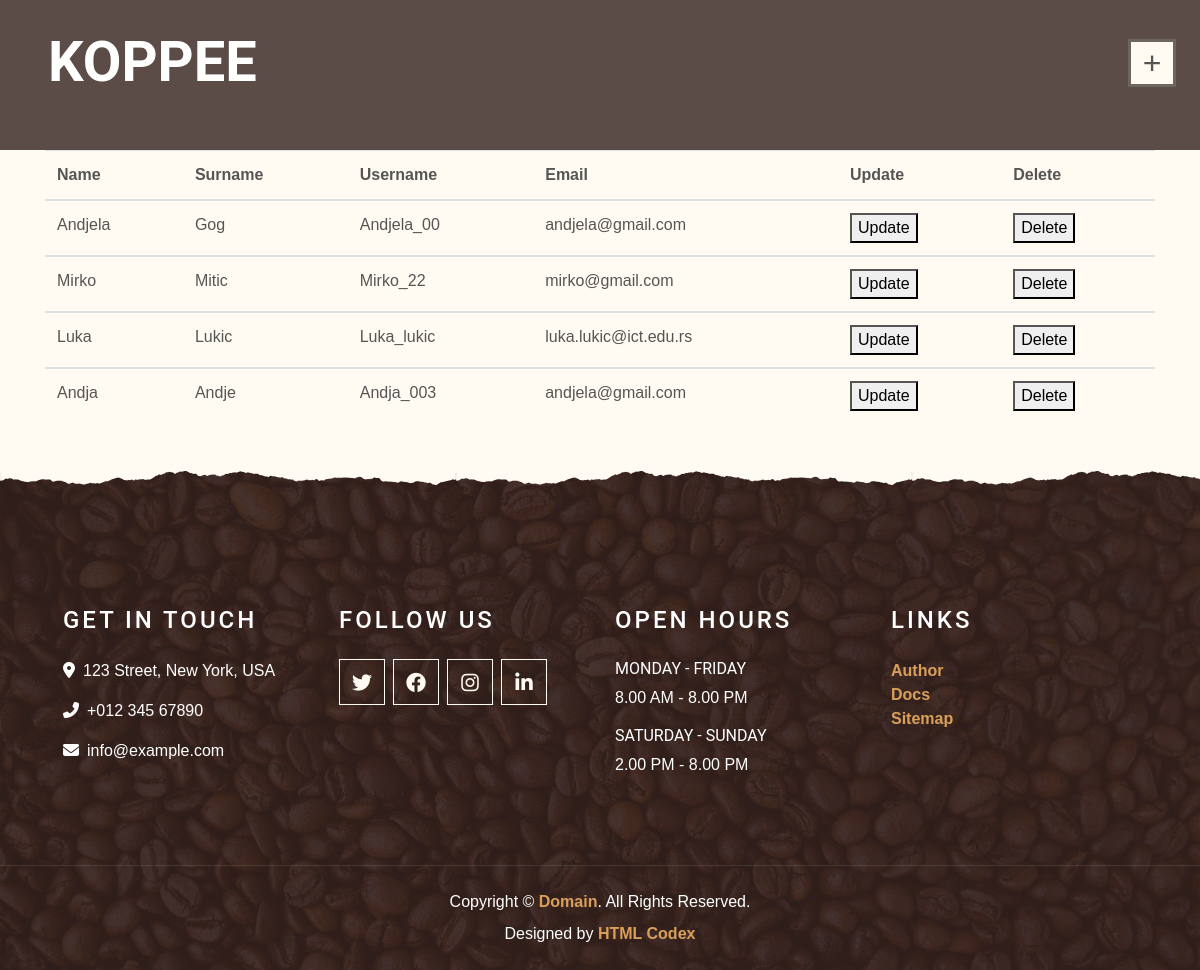
/korisnici.php, run on the app's committed database.
### tables this page shows
CREATE TABLE `korisnik` (
  `idKorisnik` int(11) NOT NULL,
  `ime` varchar(50) NOT NULL,
  `prezime` varchar(50) NOT NULL,
  `username` varchar(50) NOT NULL,
  `email` varchar(50) NOT NULL,
  `lozinka` varchar(50) NOT NULL,
  `uloga` varchar(50) NOT NULL,
  `aktivan` int(11) NOT NULL
);

### korisnici.php (the view, shortened to what this page needs)
<!DOCTYPE html>
<html lang="en">
<?php
include "head.php";
?>
<body>
      <div id='navbar' class="container-fluid p-4 nav-bar">
        <a href="index.php" class="navbar-brand px-lg-4 m-0">
            <h1 class="m-0 display-4 text-uppercase text-white">KOPPEE</h1>
        </a>
        <div id="burger">
            +
        </div>
    </div>
     <div class="container-fluid " id="proizvodHeader">
                        </div>
                        <div id="korisnik" class="container">
                        <table class="table">
                                    <thead>
                                        <tr>
                                        <th scope="col">Name</th>
                                        <th scope="col">Surname</th>
                                        <th scope="col">Username</th>
                                        <th scope="col">Email</th>
                                        <th scope="col"> Update </th>
                                        <th scope="col"> Delete </th>
                                        </tr>
                                    </thead>
                        <?php
                             include "konekcija/konekcija.php";
                             $upitKorisnik = "SELECT * FROM korisnik";
                             $upitKorisnik = $conn -> prepare($upitKorisnik);
                             $upitKorisnik -> execute();
                             $rezultatKorisnik = $upitKorisnik -> fetchAll();
                             foreach($rezultatKorisnik as $stavkaKorisnik):
                        ?>
                                    <?php
                                    echo "   <tbody>
                                        <tr>
                                        <td> " .$stavkaKorisnik -> ime. "</td>
                                        <td>".$stavkaKorisnik ->prezime. "</td>
                                        <td> ".$stavkaKorisnik ->  username."</td>
                                        <td>".$stavkaKorisnik ->  email."</td>
                                        <td><button  class='btnUpdateKorisnika' data-idUpdate='" .$stavkaKorisnik -> idKorisnik."'> Update </button></td>
                                        <td><button class='btnDeleteKorisnika' data-idDelete='".$stavkaKorisnik -> idKorisnik."'> Delete</button></td>
                                    </tbody>";
                                    ?>
                        <?php
                            endforeach;
                        ?>
                          </table>
                        </div>
    <?php
        include "footer.php";
    ?>
    </body>
</html>

### data on the page
korisnik: ime "Andjela", prezime "Gog", username "Andjela_00", email "andjela@gmail.com"
korisnik: ime "Mirko", prezime "Mitic", username "Mirko_22", email "mirko@gmail.com"
korisnik: ime "Luka", prezime "Lukic", username "Luka_lukic", email "luka.lukic@ict.edu.rs"
korisnik: ime "Andja", prezime "Andje", username "Andja_003", email "andjela@gmail.com"
